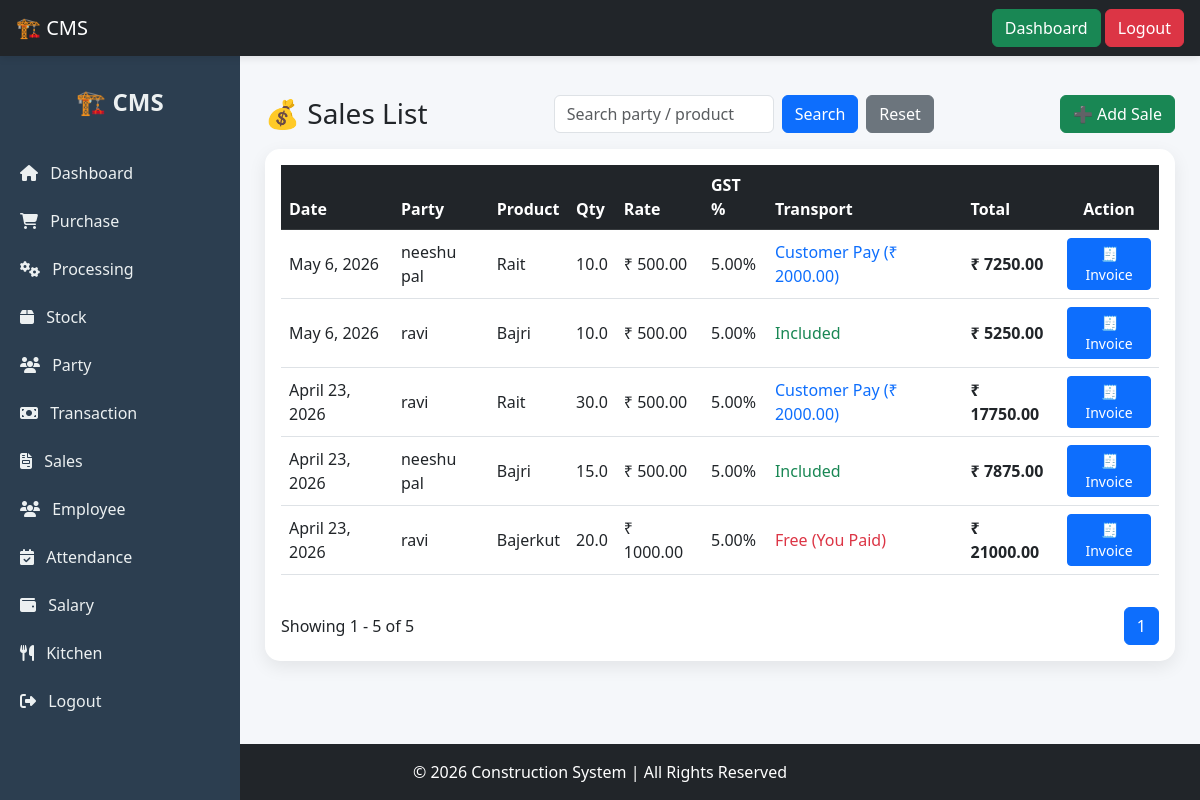
Screenshot of /sales/list/ (signed in) with the database file from the repository.
### mainapp/models.py (models this page shows, shortened)
class Sale(models.Model):
    PRODUCT_CHOICES = (
        ('rait', 'Rait'),
        ('bajri', 'Bajri'),
        ('bajerkut', 'Bajerkut'),
    )
    TRANSPORT_TYPE = (
        ('customer', 'Customer Pay'),   # customer alag se dega
        ('included', 'Included'),       # rate me include
        ('free', 'Free'),               # tum bharoge
    )
    party = models.ForeignKey('Party', on_delete=models.CASCADE)
    product = models.CharField(max_length=20, choices=PRODUCT_CHOICES)
    quantity = models.FloatField()
    rate = models.DecimalField(max_digits=10, decimal_places=2)
    gst_percent = models.DecimalField(max_digits=5, decimal_places=2, default=5)
    transport_type = models.CharField(max_length=20, choices=TRANSPORT_TYPE, default='customer')
    transport_charge = models.DecimalField(max_digits=10, decimal_places=2, default=0)
    invoice_number = models.CharField(max_length=50, blank=True, null=True)
    vehicle_number = models.CharField(max_length=50, blank=True, null=True)
    site_address = models.TextField(blank=True, null=True)
    subtotal = models.DecimalField(max_digits=12, decimal_places=2, blank=True, null=True)
    gst_amount = models.DecimalField(max_digits=12, decimal_places=2, blank=True, null=True)
    total_amount = models.DecimalField(max_digits=12, decimal_places=2, blank=True, null=True)
    date = models.DateField(auto_now_add=True)

class Party(models.Model):
    name = models.CharField(max_length=255)
    phone = models.CharField(max_length=15, blank=True, null=True)
    address = models.TextField(blank=True, null=True)
    balance = models.DecimalField(max_digits=12, decimal_places=2, default=0)

### mainapp/views.py (the view)
# urls.py: path('sales/list/', sale_list, name='sale_list'),
@login_required
def sale_list(request):
    search = request.GET.get('search')
    sales = Sale.objects.select_related('party').order_by('-date')
    if search and search != "None":
        sales = sales.filter(
            Q(party__name__icontains=search) |
            Q(product__icontains=search)
        )
    paginator = Paginator(sales, 10)
    page_number = request.GET.get('page')
    page_obj = paginator.get_page(page_number)
    return render(request, 'sales/sale_list.html', {
        'sales': page_obj,
        'search': search if search and search != "None" else "",
    })

### mainapp/templates/sales/sale_list.html (shortened to what this page needs)
{% extends "base2.html" %}
{% block content %}
<div class="d-flex justify-content-between align-items-center mb-3">
    <h3 class="mb-0">💰 Sales List</h3>
    <form method="GET" class="d-flex gap-2">
        <input type="text" name="search" value="{{ search }}"
               class="form-control"
               placeholder="Search party / product"
               style="width:220px;">
        <button class="btn btn-primary">Search</button>
        <a href="/sales/list/" class="btn btn-secondary">Reset</a>
    </form>
    <a href="/sales/add/" class="btn btn-success">
        ➕ Add Sale
    </a>
</div>
<div class="card p-3">
    <div class="table-responsive">
        <table class="table table-hover align-middle">
            <thead class="table-dark">
                <tr>
                    <th>Date</th>
                    <th>Party</th>
                    <th>Product</th>
                    <th>Qty</th>
                    <th>Rate</th>
                    <th>GST %</th>
                    <th>Transport</th>
                    <th>Total</th>
                    <th class="text-center">Action</th>
                </tr>
            </thead>
            <tbody>
                {% for s in sales %}
                <tr>
                    <td>{{ s.date }}</td>
                    <td>{{ s.party.name }}</td>
                    <td>{{ s.product|title }}</td>
                    <td>{{ s.quantity }}</td>
                    <td>₹ {{ s.rate }}</td>
                    <td>{{ s.gst_percent }}%</td>
                    <td>
                        {% if s.transport_type == "customer" %}
                            <span class="text-primary">
                                Customer Pay (₹ {{ s.transport_charge }})
                            </span>
                        {% elif s.transport_type == "included" %}
                            <span class="text-success">
                                Included
                            </span>
                        {% elif s.transport_type == "free" %}
                            <span class="text-danger">
                                Free (You Paid)
                            </span>
                        {% endif %}
                    </td>
                    <td><strong>₹ {{ s.total_amount }}</strong></td>
                    <td>
                        <a href="{% url 'print_invoice' s.id %}"
                            class="btn btn-sm btn-primary">
                            🧾 Invoice
                        </a>
                    </td>
                </tr>
                {% empty %}
                <tr>
                    <td colspan="9" class="text-center text-muted py-4">
                        🚫 No Sales Found
                    </td>
                </tr>
                {% endfor %}
            </tbody>
        </table>
    </div>
    <div class="d-flex justify-content-between align-items-center mt-3">
        <div>
            Showing {{ sales.start_index }} - {{ sales.end_index }} of {{ sales.paginator.count }}
        </div>
        <ul class="pagination mb-0">
            {% for i in sales.paginator.page_range %}
                {% if sales.number == i %}
                    <li class="page-item active">
                        <span class="page-link">{{ i }}</span>
                    </li>
                {% else %}
                    <li class="page-item">
                        <a class="page-link" href="?page={{ i }}&search={{ search }}">
                            {{ i }}
                        </a>
                    </li>
                {% endif %}
            {% endfor %}
        </ul>
    </div>
</div>
{% endblock %}

### mainapp/templates/base.html (style rules this page uses)
html, body { height: 100%; }
body { display: flex; flex-direction: column; }
.card { border-radius: 12px; box-shadow: 0 4px 10px rgba(0,0,0,0.1); transition: 0.3s; }

### mainapp/templates/base2.html (style rules this page uses)
body { background: #f5f7fa; }
.card { border-radius: 15px; border: none; box-shadow: 0 6px 18px rgba(0,0,0,0.08); transition: 0.3s; }

### rows the page displays
Sale: date "May 6, 2026", party.name "neeshu pal", product "Rait", quantity "10.0", rate "500.00", gst_percent "5.00", transport_charge "2000.00", total_amount "7250.00"
Sale: date "May 6, 2026", party.name "ravi", product "Bajri", quantity "10.0", rate "500.00", gst_percent "5.00", transport_type "Included", total_amount "5250.00"
Sale: date "April 23, 2026", party.name "ravi", product "Rait", quantity "30.0", rate "500.00", gst_percent "5.00", transport_charge "2000.00", total_amount "17750.00"
Sale: date "April 23, 2026", party.name "neeshu pal", product "Bajri", quantity "15.0", rate "500.00", gst_percent "5.00", transport_type "Included", total_amount "7875.00"
Sale: date "April 23, 2026", party.name "ravi", product "Bajerkut", quantity "20.0", rate "1000.00", gst_percent "5.00", transport_type "Free (You Paid)", total_amount "21000.00"

### other values shown
{{ sales.start_index }} "1"
{{ sales.end_index }} "5"
{{ sales.paginator.count }} "5"
{{ i }} "1"
